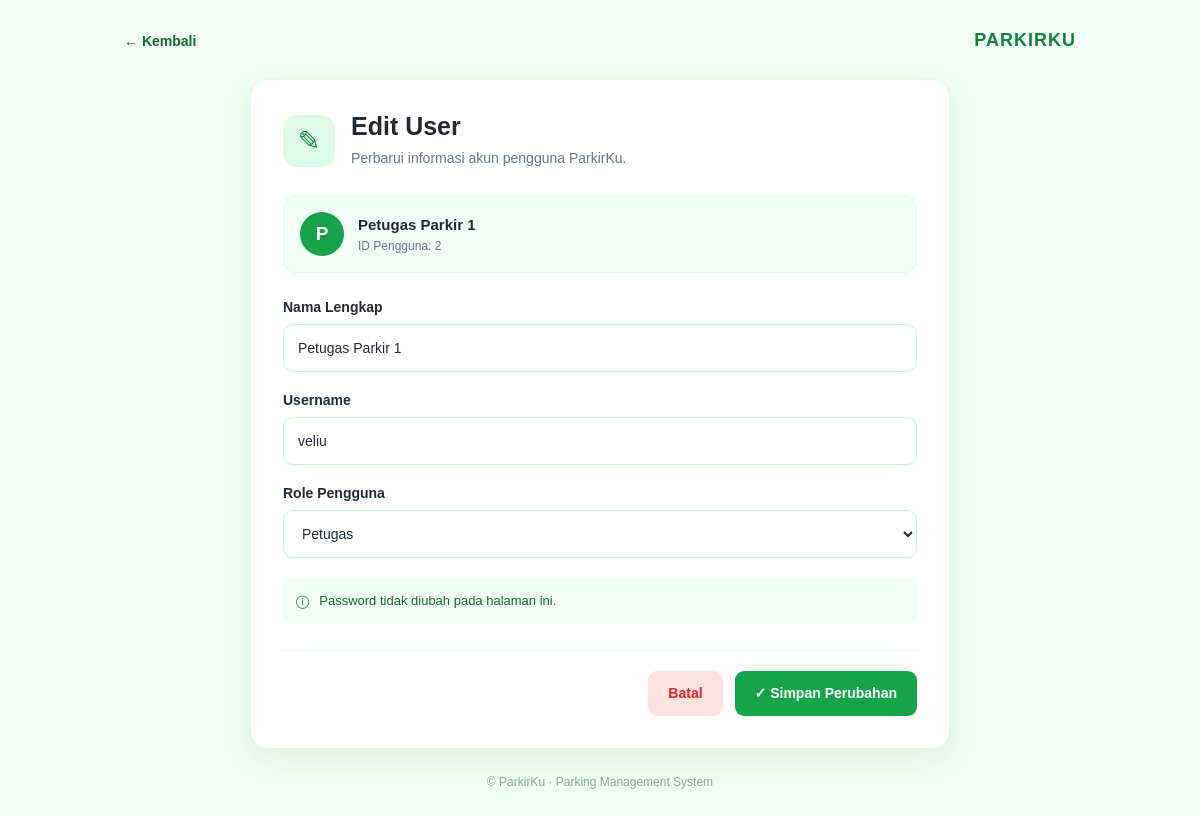
/view/edit_user.php?id=2 (signed in), run on the app's committed database.
### tables this page shows
CREATE TABLE `tb_user` (
  `id_user` int(11) NOT NULL,
  `nama_lengkap` varchar(50) NOT NULL,
  `username` varchar(50) NOT NULL,
  `password` varchar(50) NOT NULL,
  `role` enum('admin','petugas','owner') NOT NULL,
  `status_aktif` tinyint(1) NOT NULL
);

### view/edit_user.php (the view, shortened to what this page needs)
<?php
include_once __DIR__ . "/../model/m_koneksi.php";
$id = (int) $_GET['id'];
$query = mysqli_query($conn, "
    SELECT id_user, nama_lengkap, username, role
    FROM tb_user
    WHERE id_user = $id
    LIMIT 1
");
$user = mysqli_fetch_assoc($query);
?>
<!DOCTYPE html>
<html lang="id">
<head>
    <link rel="stylesheet" href="../assets/edit_user.css">
</head>
<body>
<div class="page">
    <div class="topbar">
        <a href="kelola_user.php" class="back">← Kembali</a>
        <span class="brand">PARKIRKU</span>
    </div>
    <div class="form-card">
        <div class="form-heading">
            <div class="icon">✎</div>
            <div>
                <h1>Edit User</h1>
                <p>Perbarui informasi akun pengguna ParkirKu.</p>
            </div>
        </div>
        <div class="user-info">
            <div class="avatar">
                <?= strtoupper(substr($user['nama_lengkap'], 0, 1)); ?>
            </div>
            <div>
                <strong><?= htmlspecialchars($user['nama_lengkap']); ?></strong>
                <p>ID Pengguna: <?= $user['id_user']; ?></p>
            </div>
        </div>
        <form action="../controller/c_data.php" method="POST">
            <div class="field">
                <label for="nama_lengkap">Nama Lengkap</label>
                <input
                    type="text"
                    id="nama_lengkap"
                    name="nama_lengkap"
                    value="<?= htmlspecialchars($user['nama_lengkap']); ?>"
                    placeholder="Masukkan nama lengkap"
                    required>
            </div>
            <div class="field">
                <label for="username">Username</label>
                <input
                    type="text"
                    id="username"
                    name="username"
                    value="<?= htmlspecialchars($user['username']); ?>"
                    placeholder="Masukkan username"
                    required>
            </div>
            <div class="field">
                <label for="role">Role Pengguna</label>
                <select id="role" name="role" required>
                    <option value="petugas"
                        <?= $user['role'] == 'petugas' ? 'selected' : ''; ?>>
                        Petugas
                    </option>
                </select>
            </div>
            <div class="note">
                <span>ⓘ</span>
                <p>Password tidak diubah pada halaman ini.</p>
            </div>
            <div class="actions">
                <a href="kelola_user.php" class="btn-cancel">
                    Batal
                </a>
                <button type="submit" name="edit_user" class="btn-save">
                    ✓ Simpan Perubahan
                </button>
            </div>
        </form>
    </div>
    <p class="footer">© ParkirKu · Parking Management System</p>
</div>
</body>
</html>

### assets/edit_user.css (style rules this page uses)
* { margin: 0; padding: 0; box-sizing: border-box; }
body { font-family: Arial, Helvetica, sans-serif; background: #f0fdf4; color: #1f2937; min-height: 100vh; }
.page { width: 100%; max-width: 1000px; margin: auto; padding: 30px 24px; }
.topbar { display: flex; justify-content: space-between; align-items: center; margin-bottom: 28px; }
.back { text-decoration: none; color: #166534; font-size: 14px; font-weight: 600; }
.brand { color: #15803d; font-size: 18px; font-weight: 800; letter-spacing: 1px; }
.form-card { max-width: 700px; margin: 0 auto; background: #ffffff; border: 1px solid #dcfce7; border-radius: 18px; padding: 32px; box-shadow: 0 10px 30px rgba(22, 101, 52, 0.08); }
.form-heading { display: flex; align-items: center; gap: 16px; margin-bottom: 26px; }
.icon { width: 52px; height: 52px; display: flex; justify-content: center; align-items: center; background: #dcfce7; color: #15803d; border-radius: 14px; font-size: 27px; }
.form-heading h1 { font-size: 25px; margin-bottom: 7px; }
.form-heading p { color: #64748b; font-size: 14px; line-height: 1.5; }
.user-info { display: flex; align-items: center; gap: 14px; padding: 16px; margin-bottom: 26px; background: #f0fdf4; border: 1px solid #dcfce7; border-radius: 12px; }
.avatar { width: 44px; height: 44px; border-radius: 50%; display: flex; align-items: center; justify-content: center; background: #16a34a; color: #ffffff; font-size: 19px; font-weight: bold; }
.user-info strong { font-size: 15px; }
.user-info p { margin-top: 5px; color: #64748b; font-size: 12px; }
.field { margin-bottom: 20px; }
.field label { display: block; margin-bottom: 9px; font-size: 14px; font-weight: 600; }
.field input, .field select { width: 100%; height: 48px; padding: 0 14px; border: 1px solid #bbf7d0; border-radius: 10px; background: #ffffff; color: #1f2937; font-size: 14px; outline: none; }
.note { display: flex; align-items: flex-start; gap: 10px; padding: 13px; background: #f0fdf4; border-radius: 10px; color: #166534; font-size: 13px; line-height: 1.5; margin: 8px 0 26px; }
.actions { display: flex; justify-content: flex-end; gap: 12px; padding-top: 20px; border-top: 1px solid #dcfce7; }
.btn-cancel, .btn-save { min-height: 45px; padding: 0 20px; border: none; border-radius: 9px; display: inline-flex; align-items: center; justify-content: center; text-decoration: none; font-size: 14px; font-weight: 600; cursor: pointer; }
.btn-cancel { background: #fee2e2; color: #dc2626; }
.btn-save { background: #16a34a; color: #ffffff; }
.footer { text-align: center; margin-top: 26px; color: #86a894; font-size: 12px; }

### data on the page
tb_user: nama_lengkap "P", nama_lengkap "Petugas Parkir 1", id_user "2", username "veliu", role "Petugas"
